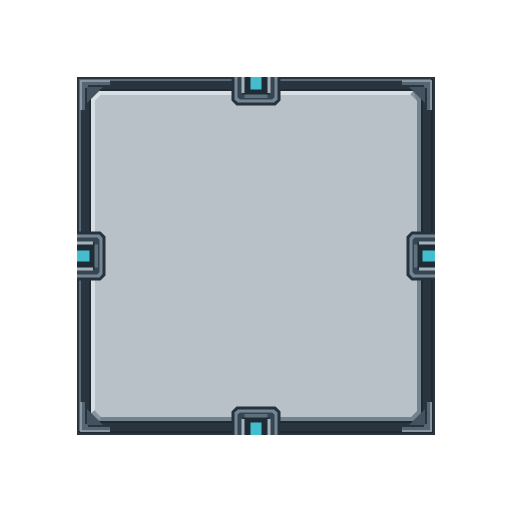
#> input picture New_Visuals/platforms/Drift_Bastion_Platform_Square_v2.png, 1024 x 1024 px (shown at 1/2 size)
$ python review_mount.py
#> lines starting #> are read from the running program, lines starting #| are printed output that depends on the picture; after the words box and inside, x2 and y2 are one past the last pixel; in counts of white or black regions, pixels touching at a corner belong together; pictures that were not available may be replaced by others from this repository, and a replacement may not be noted
"""Composite independent generated mount and unchanged launcher; no repainting."""
from pathlib import Path
import json
import sys
from PIL import Image, ImageDraw, ImageFont

root=Path(__file__).resolve().parent
mount_version=sys.argv[1] if len(sys.argv)>1 else 'v2'
base=Image.open(root.parent/'platforms/Drift_Bastion_Platform_Square_v2.png').convert('RGBA')
#> base is the input picture: PIL image 1024x1024 RGBA; mean R, G, B, A 119.4, 124, 128.2, 124.7

def layer(filename, width, pivot=None):
#> called with filename = 'missile-pod-v5.png', width = 579, pivot = (627.5, 676.5)
    raw=Image.open(root/filename).convert('RGBA')
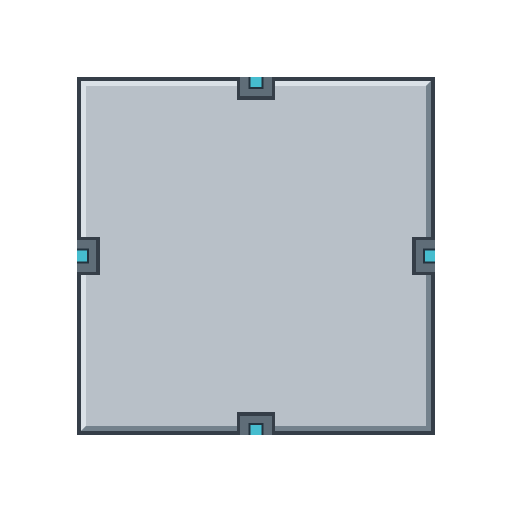
#> input picture New_Visuals/platforms/Drift_Bastion_Platform_Square.png, 1024 x 1024 px, given in place of missile-pod-v5.png, which was not available (shown at 1/2 size)
#> raw is the input picture: PIL image 1024x1024 RGBA; mean R, G, B, A 126.4, 130.7, 134.7, 124.7
    alpha=raw.getchannel('A')
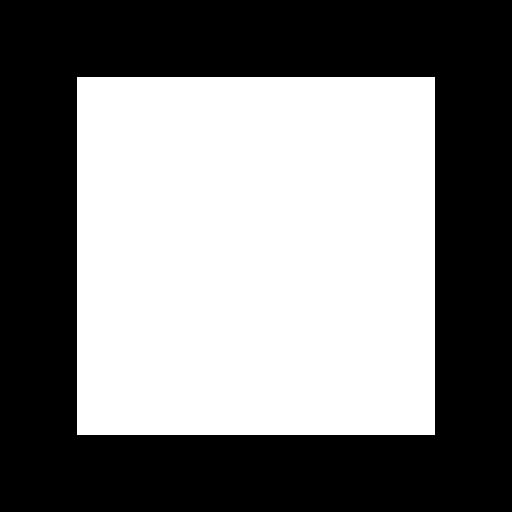
#> alpha: PIL image 1024x1024 L (shown at 1/2 size); 48.9% white; 1 white region, box (x1, y1, x2, y2) and area: (154, 154, 870, 870) 512656
    bounds=alpha.point(lambda a:255 if a>=128 else 0).getbbox()
#> bounds = (154, 154, 870, 870)
    center=pivot or ((bounds[0]+bounds[2])/2,(bounds[1]+bounds[3])/2)
#> center = (627.5, 676.5)
    scale=width/(bounds[2]-bounds[0])
#> scale = 0.809
    result=raw.transform((1024,1024),Image.Transform.AFFINE,
        (1/scale,0,center[0]-512/scale,0,1/scale,center[1]-512/scale),Image.Resampling.BICUBIC)
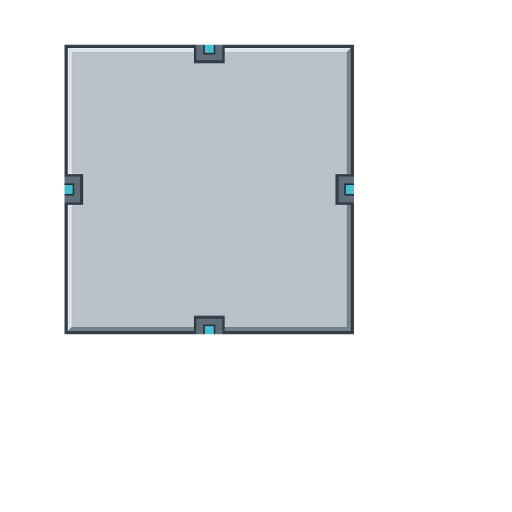
#> result: PIL image 1024x1024 RGBA (shown at 1/2 size); mean R, G, B, A 56, 58.8, 61.4, 81.5; transparent parts drawn white
    return result,dict(raw_file=filename,raw_size=raw.size,solid_bounds=bounds,
        alpha_extrema=alpha.getextrema(),transparent_pixels=alpha.histogram()[0],
        estimated_source_center=center,uniform_scale=scale,prepared_width=width)

weapon,wa=layer('missile-pod-v5.png',579,(627.5,676.5))
#> wa = {'raw_file': 'missile-pod-v5.png', 'raw_size': (1024, 1024), 'solid_bounds': (154, 154, 870, 870), 'alpha_extrema': (0, 255), 'transparent_pixels': 535920, 'estimated_source_center': (627.5, 676.5), 'uniform_scale': 0.809, 'prepared_width': 579}
mount,ma=layer(f'swivel-mount-{mount_version}.png',320)
#> call 2 of layer, with filename = 'swivel-mount-v2.png', width = 320
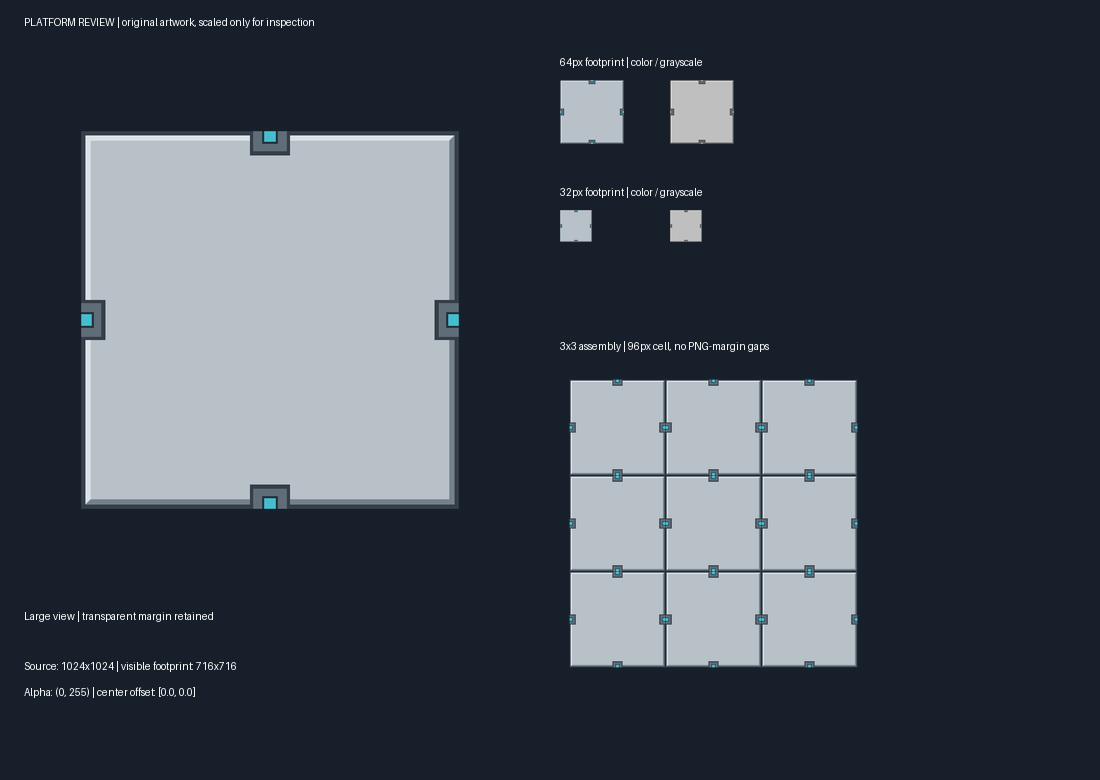
#> input picture New_Visuals/platforms/square-platform-review.png, 1100 x 780 px, given in place of swivel-mount-v2.png, which was not available
#> in layer (call 2), `alpha=raw.getchannel('A')`: alpha: PIL image 1100x780 L; every value is 255
#> in layer (call 2), `bounds=alpha.point(lambda a:255 if a>=128 else 0).getbbox()`: bounds = (0, 0, 1100, 780)
#> in layer (call 2), `center=pivot or ((bounds[0]+bounds[2])/2,(bounds[1]+bounds[3])/2)`: center = (550, 390)
#> in layer (call 2), `scale=width/(bounds[2]-bounds[0])`: scale = 0.291
#> in layer (call 2), `result=raw.transform((1024,1024),Image.Transform.AFFINE, (1/scale,0,ce..`:
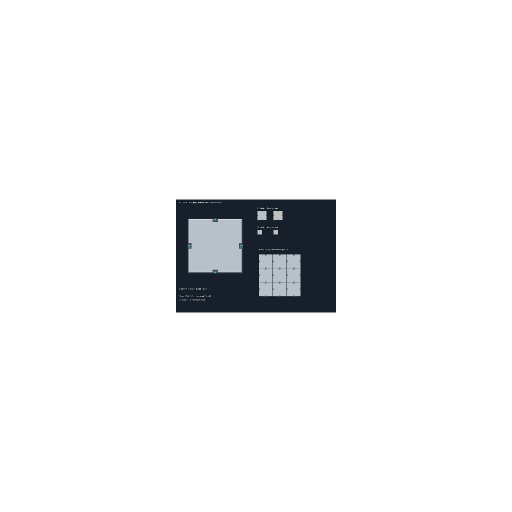
#> result: PIL image 1024x1024 RGBA (shown at 1/2 size); mean R, G, B, A 4.5, 5.1, 5.8, 17.6; transparent parts drawn white
#> ma = {'raw_file': 'swivel-mount-v2.png', 'raw_size': (1100, 780), 'solid_bounds': (0, 0, 1100, 780), 'alpha_extrema': (255, 255), 'transparent_pixels': 0, 'estimated_source_center': (550, 390), 'uniform_scale': 0.291, 'prepared_width': 320}
mount.save(root/f'swivel-mount-{mount_version}-preview-layer-1024.png')
weapon.save(root/'missile-pod-v5-preview-layer-1024.png')
fixed=Image.alpha_composite(base,mount)
assembly=Image.alpha_composite(fixed,weapon)
assembly.save(root/f'missile-pod-v5-mount-{mount_version}-preview-1024.png')
sheet=Image.new('RGB',(1100,820),'#19212b')
d=ImageDraw.Draw(sheet)
font=ImageFont.truetype('C:/Windows/Fonts/arial.ttf',22)
small=ImageFont.truetype('C:/Windows/Fonts/arial.ttf',16)
d.text((24,16),'COMPACT MISSILE POD + SEPARATE SWIVEL MOUNT',font=font,fill='white')
def put(im,xy,size,crop=True):
#> called with xy = (24, 62), size = 510, crop = True
    if crop: im=im.crop((154,154,870,870))
    p=im.resize((size,size),Image.Resampling.LANCZOS)
    sheet.paste(p,xy,p)
put(assembly,(24,62),510)
d.text((564,64),'Separate mount layer',font=small,fill='white')
put(mount,(570,92),170)
d.text((770,64),'Platform + fixed mount',font=small,fill='white')
put(fixed,(788,92),170)
d.text((560,285),'Only the launcher rotates: 45 / 90 degrees',font=small,fill='white')
for x,angle in [(560,45),(810,90)]:
    rotated=weapon.rotate(angle,resample=Image.Resampling.BICUBIC,center=(512,512))
    put(Image.alpha_composite(fixed,rotated),(x,317),225)
d.text((24,600),'Gameplay size: 64 px / 32 px per platform',font=small,fill='white')
put(assembly,(24,632),64)
#> in put (call 6), `p=im.resize((size,size),Image.Resampling.LANCZOS)`:
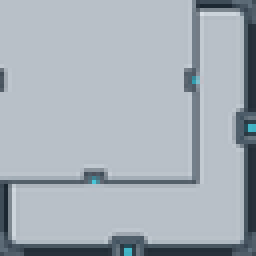
#> p: PIL image 64x64 RGBA (shown 4 times larger); mean R, G, B, A 165.3, 174.4, 182.8, 255
put(assembly,(112,632),32)
d.text((225,645),'Layer order: platform > fixed bearing > rotating launcher',font=small,fill='#c4d1df')
d.text((225,677),'Launcher artwork unchanged; uniform resize / alignment only.',font=small,fill='#c4d1df')
d.text((24,741),'Design preview. Separate RGBA layers; estimated pivots. Raw generation preserved.',font=small,fill='#e1bd83')
d.text((24,769),'Final alpha/material cleanup still pending. No game integration.',font=small,fill='#e1bd83')
sheet.save(root/f'missile-pod-mounted-{mount_version}-review.png')
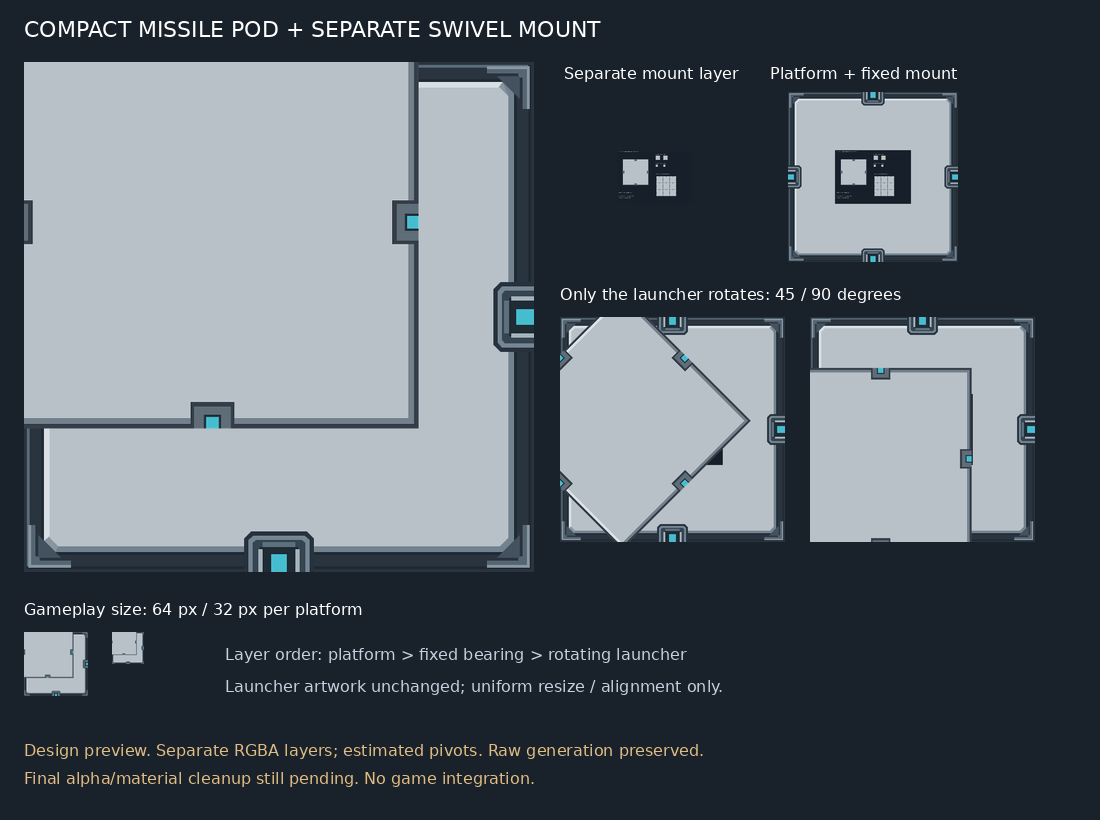
#> saved as missile-pod-mounted-v2-review.png: PIL image 1100x820 RGB; mean R, G, B 88.6, 96.9, 105.9
report=dict(weapon=wa,mount=ma,layer_order=['platform','fixed mount','rotating launcher'],production_ready=False)
#> report = 4 items
(root/f'mount-{mount_version}-layer-audit.json').write_text(json.dumps(report,indent=2),encoding='utf-8')
print(json.dumps(report))
#> (printed output is left out)
